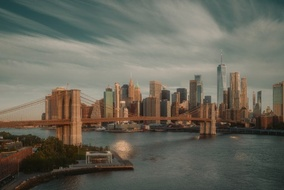
#> input picture image/in.jpg, 284 x 190 px, shrunk from 512 x 342 before the run
$ python triangle.py -input image/in.jpg
#> lines starting #> are read from the running program, lines starting #| are printed output that depends on the picture
from PIL import Image, ImageDraw
from enum import Enum
from random import randint
import numpy as np
import argparse

class Type(Enum):
	TRIANGLE = 1
	VORONOI = 2

class Config:
	path = "image/in.jpg"
	xStep = 10
	yStep = 10
	outName = "out.png"
	type = Type.TRIANGLE
	xDispersion = 7
	yDispersion = 7

def convertImage(config):
	if config.path == "":
		return
	image = Image.open(config.path)
#> image is the input picture: PIL image 284x190 RGB; mean R, G, B 104.3, 102.6, 91.2
	width, height = image.size
#> width = 284; height = 190
	print(width, height)
#| 284 190
	w = 0
	h = 0
	points = []
	while w < width+config.xStep:
		h = 0
		while h < height+config.yStep:
			x = w + randint(-config.xDispersion, config.xDispersion)
			if x < 0:
				x = 0
			if x >= width:
				x = width-1

			y = h + randint(-config.yDispersion, config.yDispersion)
			if y < 0:
				y = 0
			if y >= height:
				y = height-1
			points.append([x, y])
			h += config.yStep
		w += config.xStep
#> after the loop, w = 300

	resimage = Image.new('RGB', (width, height))
#> resimage: PIL image 284x190 RGB; every value is 0

	from scipy.spatial import Delaunay, Voronoi
	draw = ImageDraw.Draw(resimage)
	px = image.load()

	if config.type == Type.TRIANGLE:
		_points = np.array(points)
		polygons = Delaunay(points)
		for item in polygons.simplices:
			polygon = []
			r, g, b = 0, 0, 0
			for e in item:
				_x, _y = points[e][0], points[e][1]
				_r, _g, _b = px[_x, _y][0], px[_x, _y][1], px[_x, _y][2]
				r += _r
				g += _g
				b += _b
				polygon.append(tuple(points[e]))
			n = len(item)
			draw.polygon(polygon, fill = (int(r/n), int(g/n), int(b/n)))

	if config.type == Type.VORONOI:
		w = 0
		while w < width+config.xStep:
			h = 0
			while h < height+config.xStep:
				x = w
				if x >= width:
					x = width-1
				y = h
				if y >= height:
					y = height-1
				if x == 0 or y == 0 or y == height-1 or x == width-1:
					points.append([x, y])
				if x == 0:
					points.append([x-50, y])
				if x == width-1:
					points.append([x+50, y])
				if y == 0:
					points.append([x, y-50])
				if y == height-1:
					points.append([x, y+50])
				h += config.yStep
			w += config.xStep

		_points = np.array(points)
		polygons = Voronoi(points)
		vertices = polygons.vertices
		for item in polygons.regions:
			if len(item) <= 2:
				continue
			polygon = []
			r, g, b = 0, 0, 0

			for e in item:
				if e < 0:
					break
				_x, _y = int(vertices[e][0]), int(vertices[e][1])
				if _x >= width:
					_x = width-1
				if _x < 0 :
					_x = 0
				if _y >= height:
					_y = height-1
				if _y < 0:
					_y = 0
				_r, _g, _b = px[_x, _y][0], px[_x, _y][1], px[_x, _y][2]
				r += _r
				g += _g
				b += _b
				polygon.append((_x, _y))
			if len(polygon) > 2:
				n = len(item)
				draw.polygon(polygon, fill = (int(r/n), int(g/n), int(b/n)))

	resimage.save(config.outName)
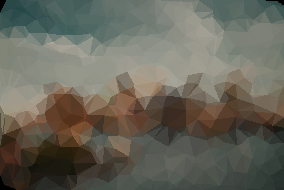
#> saved as out.png: PIL image 284x190 RGB; mean R, G, B 102.7, 101.1, 89.9

if __name__ == "__main__":
	parser = argparse.ArgumentParser(prog="Triangulate effect")
	parser.add_argument('-input', type=str, help="Input image")
	parser.add_argument('-output', type=str, help="Output image")
	parser.add_argument('-xDispersion', type=int, help="xDispersion default 7")
	parser.add_argument('-yDispersion', type=int, help="yDispersion default 7")
	parser.add_argument('-xStep', type=int, help="x step default 10")
	parser.add_argument('-yStep', type=int, help="y step default 10")
	parser.add_argument('-type', type=str, help="type TRIANGLE or VORONOI")
	parser.set_defaults(isFront=False)

	xStep = 10
	yStep = 10
	type = Type.TRIANGLE

	args = parser.parse_args()
	config = Config()
	if args.input is not None:
		config.path = args.input
	if args.output is not None:
		config.outName = args.output
	if args.xDispersion is not None and args.xDispersion > 0:
		config.xDispersion = args.xDispersion
	if args.yDispersion is not None and args.yDispersion > 0:
		config.yDispersion = args.yDispersion
	if args.xStep is not None and args.xStep > 0:
		config.xStep = args.xStep
	if args.yStep is not None and args.yStep > 0:
		config.yStep = args.yStep
	if args.type is not None and args.type > 0:
		if args.type == "TRIANGLE":
			config.type = Type.TRIANGLE
		elif args.type == "VORONOI":
			config.type = Type.VORONOI
	convertImage(config)

$ run again, with image/1.jpg copied over image/in.jpg
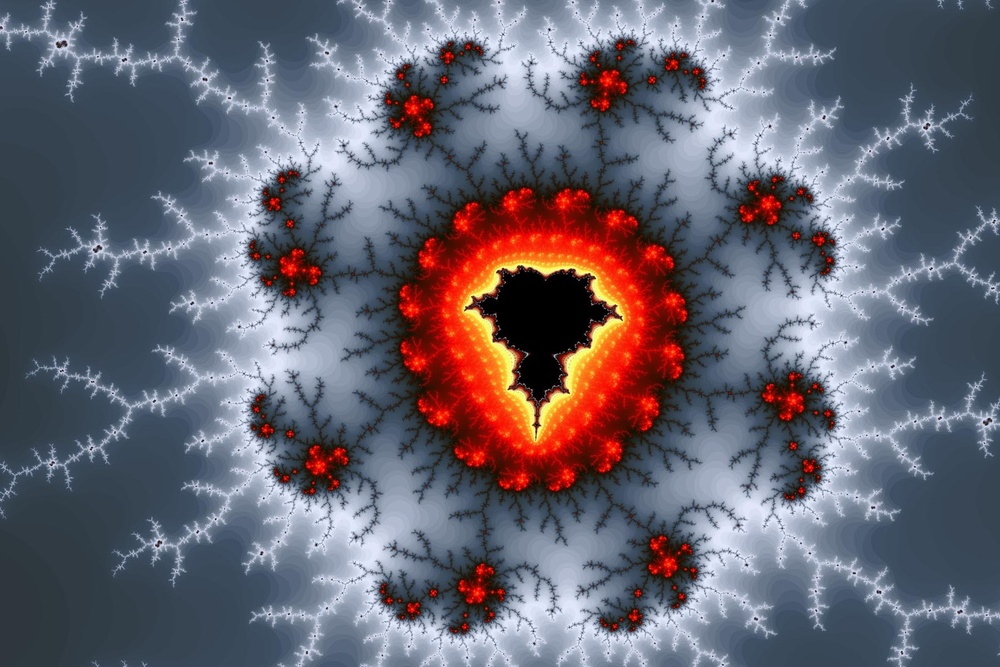
#> input picture image/1.jpg, 1000 x 667 px, shrunk from 1800 x 1200 before the run
#> in convertImage, image is the input picture: PIL image 1000x667 RGB; mean R, G, B 102.9, 100.5, 112.2
#| 1000 667
#> resimage: PIL image 1000x667 RGB; every value is 0
#> in convertImage, `resimage.save(config.outName)`:
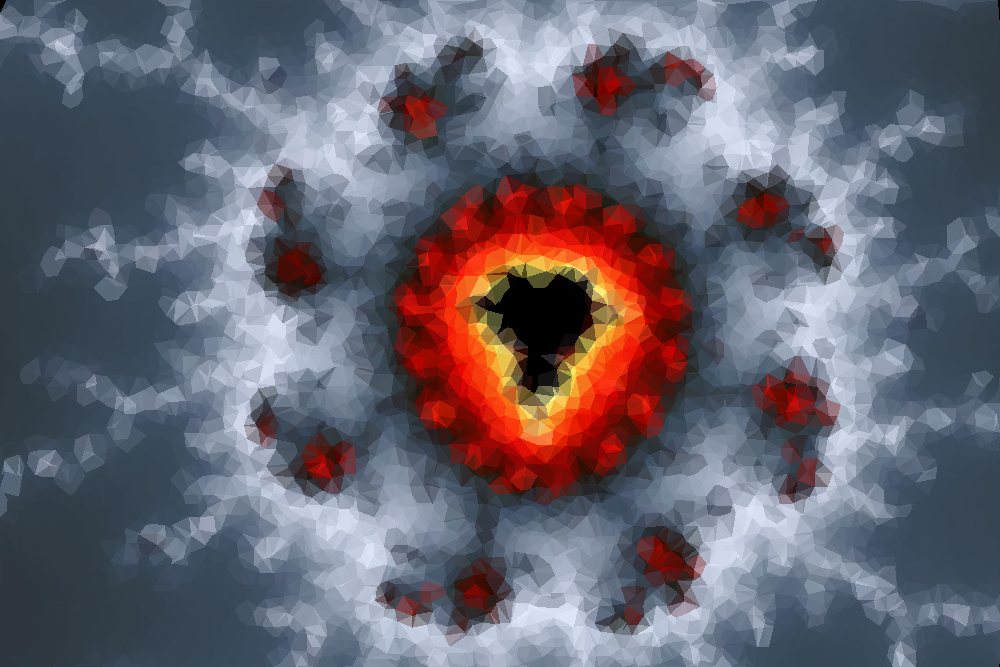
#> saved as out.png: PIL image 1000x667 RGB; mean R, G, B 102.7, 100.4, 112.1
